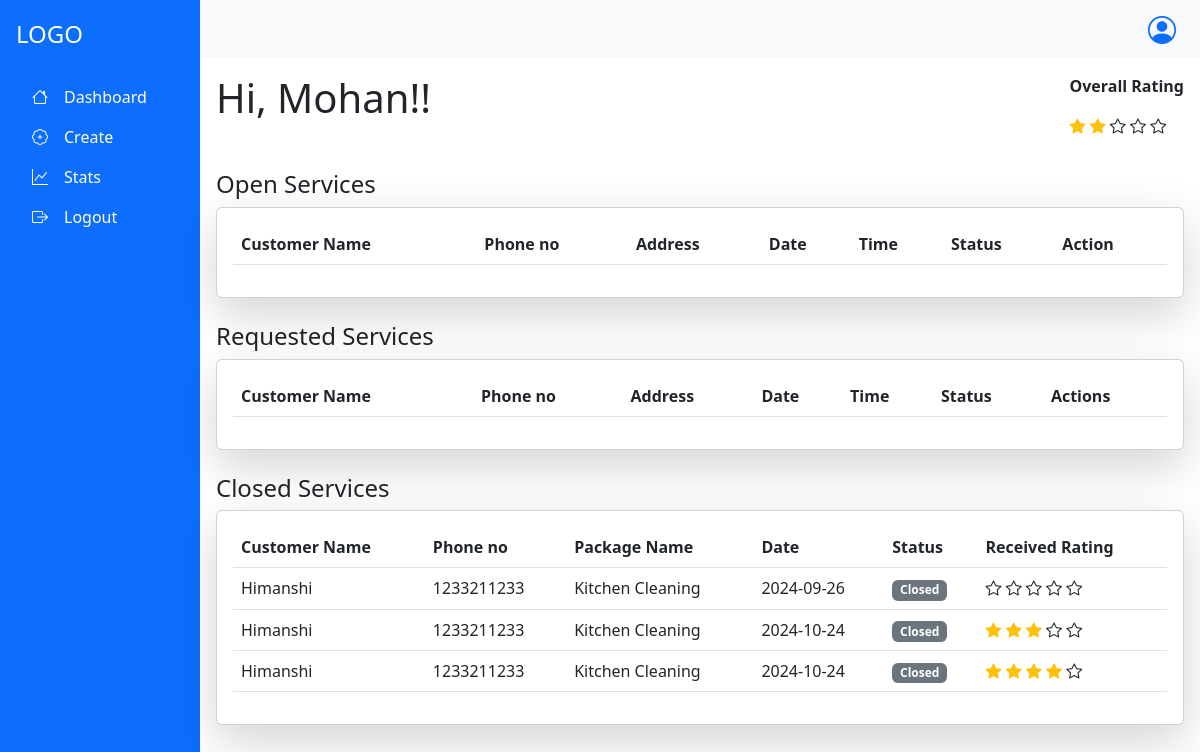
Page /serviceprovider/dashboard (signed in) on the committed database.
### app.py (models this page shows, shortened)
class ServiceProvider(db.Model,UserMixin):
    __tablename__='serviceprovider'
    sp_id=db.Column(db.Integer, primary_key=True, autoincrement= True)
    sp_name=db.Column(db.String,unique=True)
    sp_address=db.Column(db.String)
    sp_email=db.Column(db.String,unique=True)
    sp_password=db.Column(db.String)
    sp_exp=db.Column(db.Integer)
    sp_phone=db.Column(db.String)
    sp_city=db.Column(db.String)
    sp_rating=db.Column(db.Integer)
    sp_status=db.Column(db.String)
    sp_rfile=db.Column(db.String)
    sp_warn=db.Column(db.Integer)
    sp_warn_msg=db.Column(db.String)
    sp_servicename=db.Column(db.String,db.ForeignKey("services.s_name"))
    mypackages=db.relationship("Package", backref="servprovider")
    receive_request=db.relationship("Request",backref="servprovider")

class Request(db.Model):
    __tablename__="request"
    r_id=db.Column(db.Integer, primary_key=True, autoincrement= True)
    sp_id=db.Column(db.Integer, db.ForeignKey("serviceprovider.sp_id"),nullable=False)
    c_id=db.Column(db.Integer, db.ForeignKey("customer.c_id"),nullable=False)
    p_id=db.Column(db.Integer, db.ForeignKey("package.p_id"),nullable=False)
    r_date=db.Column(db.String)
    r_time=db.Column(db.String)
    r_address=db.Column(db.String)
    r_city=db.Column(db.String)
    r_message=db.Column(db.String)
    r_status=db.Column(db.String)
    r_rating=db.Column(db.Integer)
    all_messages=db.relationship("Messages",backref="req")

class Customer(db.Model,UserMixin):
    __tablename__="customer"
    c_id=db.Column(db.Integer, primary_key=True, autoincrement= True)
    c_name=db.Column(db.String,unique=True)
    c_address=db.Column(db.String)
    c_city=db.Column(db.String)
    c_email=db.Column(db.String,unique=True)
    c_password=db.Column(db.String)
    c_phone=db.Column(db.String)
    c_status=db.Column(db.String)
    c_warn=db.Column(db.Integer)
    c_warn_msg=db.Column(db.String)
    Sent_Request=db.relationship("Request",backref="cust")

class Package(db.Model):
    __tablename__="package"
    p_id=db.Column(db.Integer, primary_key=True, autoincrement= True)
    p_name=db.Column(db.String,unique=True)
    p_price=db.Column(db.Integer)
    p_description=db.Column(db.String)
    p_rating=db.Column(db.Integer)
    s_id=db.Column(db.Integer, db.ForeignKey("services.s_id"),nullable=False)
    sp_id=db.Column(db.Integer, db.ForeignKey("serviceprovider.sp_id"),nullable=False)
    req=db.relationship("Request",backref="pack")

### app.py (the view)
@app.route("/serviceprovider/dashboard", methods=["GET","POST"])
@login_required
def SPDashboard():
    if request.method=="GET" and "accept" in request.args:
        id=request.args.get("rid")
        r=db.session.query(Request).filter_by(r_id=id).first()
        r.r_status="Accepted"
        db.session.commit()
        return redirect("/serviceprovider/dashboard")
    elif request.method=="POST" and "reject" in request.args:
        id=request.args.get("rid")
        r=db.session.query(Request).filter_by(r_id=id).first()
        r.r_status="Rejected"
        db.session.commit()
        return redirect("/serviceprovider/dashboard")
    elif request.method=="GET" and 'close' in request.args:
        id=request.args.get("rid")
        r=db.session.query(Request).filter_by(r_id=id).first()
        r.r_status="Finished"
        db.session.commit()
        return redirect("/serviceprovider/dashboard")
    elif request.method=="GET":
        d=datetime.date.today()
        cd = d.strftime("%d-%m-%Y")
        r=db.session.query(Request).filter_by(sp_id=current_user.sp_id,r_date=cd,r_status="Accepted").all()
        Opser = db.session.query(Request).filter_by(sp_id=current_user.sp_id).filter(Request.r_status.in_(["Accepted", "Finished"])).all()
        reqser=db.session.query(Request).filter_by(sp_id=current_user.sp_id,r_status="Requested").all()
        closeser=db.session.query(Request).filter_by(sp_id=current_user.sp_id,r_status="Closed").all()
        mypack=current_user.mypackages
        if mypack:
            rate=0
            for p in mypack:
                rate+=p.p_rating
            rating=rate/len(mypack)
        else:
            rating=0
        current_user.sp_rating=rating
        db.session.commit()
        print(current_user.sp_rating)
        return render_template("/ServiceProvider/serviceprovider.html",cu=current_user,
                               rating=int(current_user.sp_rating),todays_requests=r,open_services=Opser,requested_services=reqser,closed_services=closeser)

### app.py (called while the page is built)
@login_manager.user_loader
def load_user(user_id):
        utype,id=user_id.split("-")
        if utype=="c":
            return db.session.query(Customer).filter_by(c_id=id).first()
        elif utype=='sp':
            return db.session.query(ServiceProvider).filter_by(sp_id=id).first()
        else:
            return db.session.query(Admin).filter_by(admin_id=id).first()

### templates/ServiceProvider/serviceprovider.html (shortened to what this page needs)
{% extends "/ServiceProvider/serviceprovider_base.html" %}
{% block content %}
<div class="d-flex">
  <h1 class="mb-4 me-auto" >Hi, {{cu.sp_name}}!!</h1>
  <div>
    <p><strong>Overall Rating</strong></p>
    {% for i in range(rating) %}
      <i class="bi bi-star-fill text-warning"></i>
    {% endfor %}
    {% for i in range(5-rating) %}
      <i class="bi bi-star"></i>
    {% endfor %}
  </div>
</div>
<h4 class="mt-4">Open Services</h4>
<div class="card shadow-lg">
<div class="card-body">
<table class="table">
<thead>
  <tr>
    <th>Customer Name</th>
    <th>Phone no</th>
    <th>Address</th>
    <th>Date</th>
    <th>Time</th>
    <th>Status</th>
    <th>Action</th>
  </tr>
</thead>
</table>
</div>
</div>
<h4 class="mt-4">Requested Services</h4>
<div class="card shadow-lg">
<div class="card-body">
<table class="table">
<thead>
    <tr>
        <th>Customer Name</th>
        <th>Phone no</th>
        <th>Address</th>
        <th>Date</th>
        <th>Time</th>
        <th>Status</th>
        <th>Actions</th>
    </tr>
</thead>
</table>
</div>
</div>
<h4 class="mt-4">Closed Services</h4>
<div class="card shadow-lg">
  <div class="card-body">
    <table class="table">
      <thead>
          <tr>
            <th>Customer Name</th>
            <th>Phone no</th>
            <th>Package Name</th>
            <th>Date</th>
            <th>Status</th>
            <th>Received Rating</th>
          </tr>
      </thead>
      <tbody>
        {% for request in closed_services %}
          <tr>
            <td>{{request.cust.c_name}}</td>
            <td>{{request.cust.c_phone}}</td>
            <td>{{request.pack.p_name}}</td>
            <td>{{request.r_date}}</td>
            <td><span class="badge bg-secondary text-white">{{request.r_status}}</span></td>
              <td>
                {% for i in range(request.r_rating) %}
                <i class="bi bi-star-fill text-warning"></i>
                {% endfor %}
                {% for i in range(5-request.r_rating) %}
                <i class="bi bi-star"></i>
                {% endfor %}
              </td>
          </tr>
        {% endfor %}
      </tbody>
    </table>
  </div>
</div>
{% endblock %}

### rows in the picture
ServiceProvider: sp_name "Mohan"
Request: cust.c_name "Himanshi", cust.c_phone "1233211233", pack.p_name "Kitchen Cleaning", r_date "2024-09-26", r_status "Closed", r_rating 0 (drawn)
Request: cust.c_name "Himanshi", cust.c_phone "1233211233", pack.p_name "Kitchen Cleaning", r_date "2024-10-24", r_status "Closed", r_rating 3 (drawn)
Request: cust.c_name "Himanshi", cust.c_phone "1233211233", pack.p_name "Kitchen Cleaning", r_date "2024-10-24", r_status "Closed", r_rating 4 (drawn)
